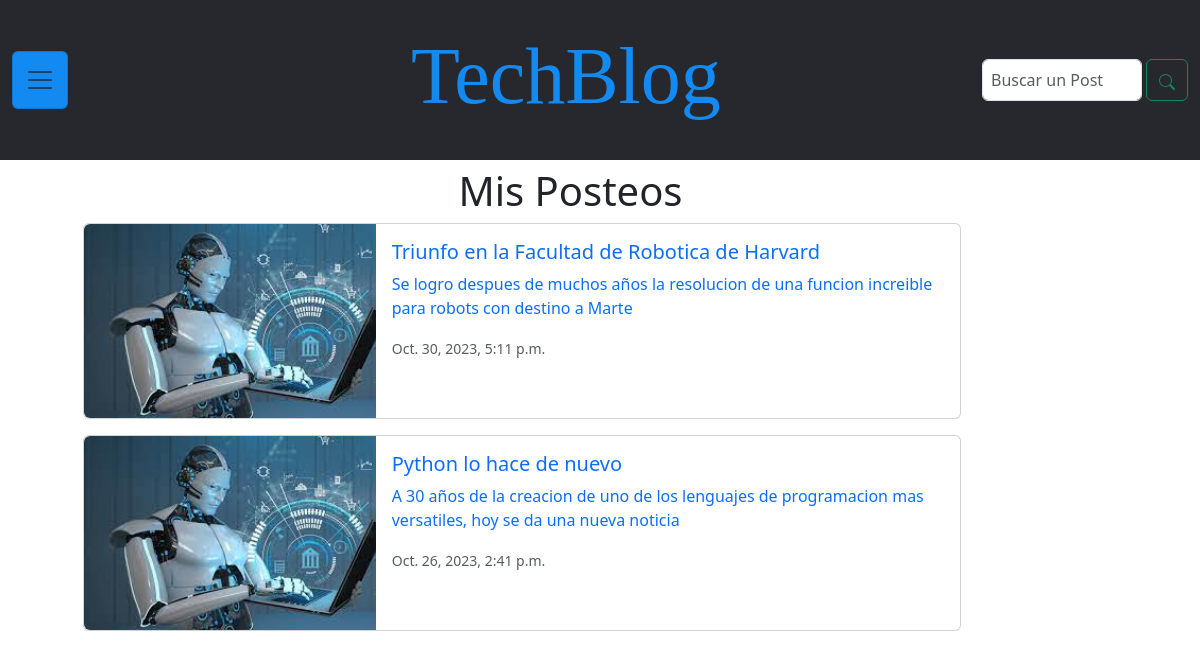
The app's page /inicio_blog/mis_posts (signed in), older data.
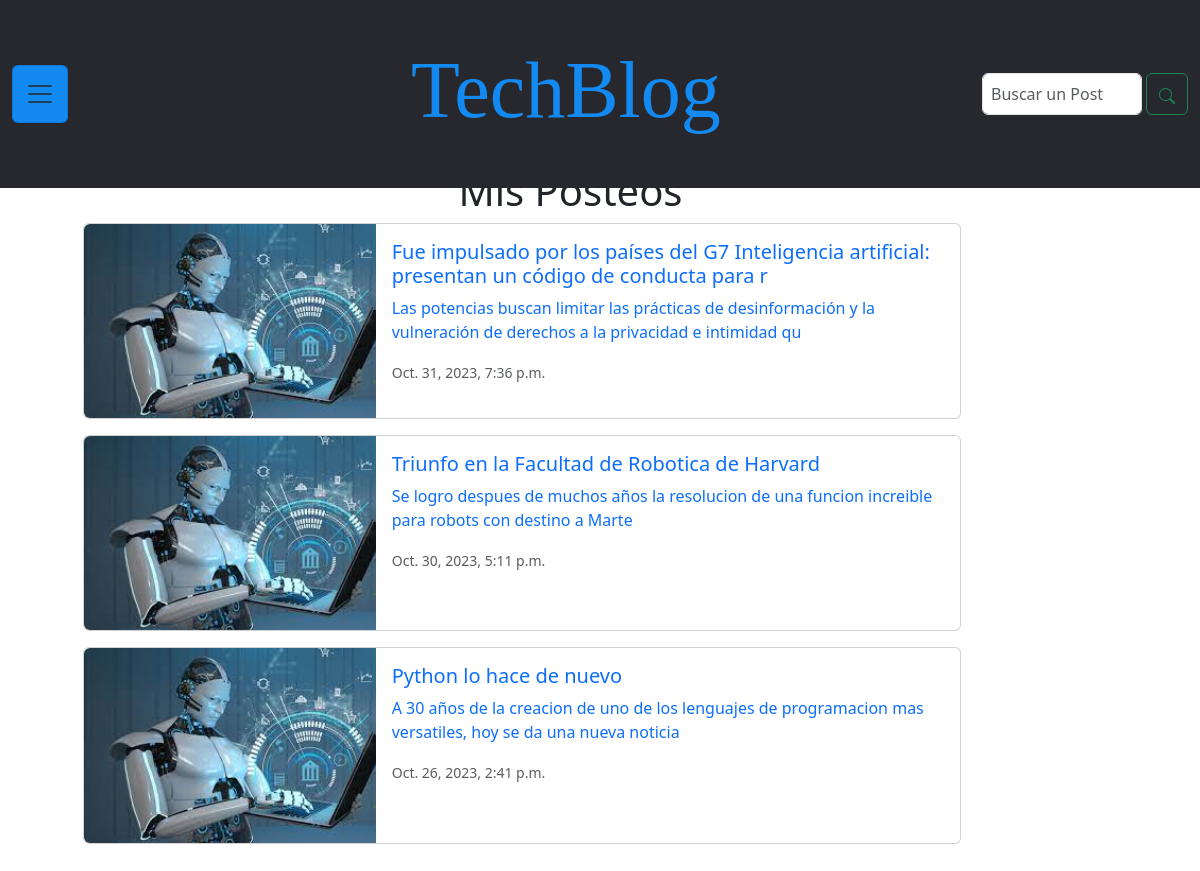
The same page, newer data.
### inicio_blog/models.py (models this page shows, shortened)
class Posteos(models.Model):
    titulo_posteo = models.CharField(max_length=100)
    descripcion_posteo = models.CharField(max_length=120)
    redaccion_posteo = models.TextField()
    autor_posteo = models.ForeignKey(User, on_delete=models.CASCADE)
    fecha_posteo = models.DateTimeField(auto_now_add=True)
    CATEGORIAS = [
        ('Programacion', 'Programación'),
        ('Robotica', 'Robótica'),
        ('Inteligencia Artificial', 'Inteligencia Artificial'),
    ]
    categoria_posteo = models.CharField(
        max_length=25,
        choices=CATEGORIAS,
        default='Programacion',
    )

### inicio_blog/views.py (the view)
# urls.py: path('inicio_blog/mis_posts', views.mis_posteos, name='mis_posteos'),
def mis_posteos(request):
    lista_posteos = Posteos.objects.all()
    posteos_del_usuario = Posteos.objects.filter(autor_posteo=request.user).order_by('-fecha_posteo')
    return render(request, 'inicio_blog/mis_posts.html', {'posteos_del_usuario': posteos_del_usuario,
                  'lista_posteos': lista_posteos})

### inicio_blog/templates/inicio_blog/mis_posts.html
{% extends "base.html" %}
{% load static %}
{% block content %}
    <main style="margin: 12% 0 5% 5%;" class="d-f justify-content-center">
        <section class="row contenedor-section p-20 col-md-11">
            <h1 class="text-center">Mis Posteos</h1>
            {% if posteos_del_usuario %}
                {% for posteo in posteos_del_usuario %}
                    <article class="conteiner-article">
                        <div class="card mb-3" style="max-width: 90%;">
                            <a href="{{ posteo.id }}">
                                <div class="row g-0">
                                    <div class="col-md-4">
                                        <img src={% static "assets/img/inicio_blog/img-tecno1.jfif" %} class="img-fluid rounded-start" alt="...">
                                    </div>
                                    <div class="col-md-8">
                                        <div class="card-body">
                                            <h5 class="card-title">{{ posteo.titulo_posteo }}</h5>
                                            <p class="card-text">{{ posteo.descripcion_posteo }}</p>
                                            <p class="card-text"><small class="text-body-secondary">{{ posteo.fecha_posteo }}</small></p>
                                        </div>
                                    </div>
                                </div>
                            </a>
                        </div>
                    </article>
                {% endfor %}
                {% else %}
                <h3>Todavia no has realizado ningun Posteo.</h3>
            {% endif %}
    </main>
{% endblock %}

### templates/base.html (shortened to what this page needs)
{% load static %}
<!DOCTYPE html>
<html lang="es">
<head>
    <link href="https://cdn.jsdelivr.net/npm/bootstrap@5.3.2/dist/css/bootstrap.min.css" rel="stylesheet">
    <link rel="stylesheet" href= {% static "css/styles.css" %}>
</head>
<body>
    <header class="header">
        <nav class="navbar sticky-top fixed-top">
            <div class="container-fluid d-f justify-content-space-beetwen">
                <button class="navbar-toggler" type="button" data-bs-toggle="offcanvas" data-bs-target="#offcanvasNavbar" aria-controls="offcanvasNavbar" aria-label="Toggle navigation">
                    <span class="navbar-toggler-icon"></span>
                </button>
                <h1 class="h1_brand_navbar"><a class="navbar-brand brand_navbar" href="#">TechBlog</a></h1>
                <form class="d-flex" role="search">
                    <input class="form-control me-1" type="search" placeholder="Buscar un Post" name="titulo_posteo" aria-label="Search">
                    <button class="btn btn-outline-success" type="submit">
                    </button>
                </form>
            </div>
        </nav>
    </header>
    {% block content %}
    {% endblock %}
</body>
</html>

### inicio_blog/static/css/styles.css (style rules this page uses)
a { text-decoration: none; font-style: inherit; }
img, picture, video, iframe { max-width: 100%; width: 100%; display: block; }
.navbar { position: fixed; height: 20%; background: #27282D; }
.navbar-toggler { background: #138af2; }
.navbar-toggler-icon { padding: .5rem; height:3rem; }
.navbar-brand { font-family: 'Times New Roman', Times, serif; font-size: 5rem; margin-left: 15%; color: #138af2; }
.form-control { width: 10rem; padding: .5rem; }
.contenedor-section { padding: 2%; }

Row changes from the older to the newer data that the page shows:
added Posteos: titulo_posteo "Fue impulsado por los países del G7 Inteligencia artificial: presentan un código de conducta para r", descripcion_posteo "Las potencias buscan limitar las prácticas de desinformación y la vulneración de derechos a la privacidad e intimidad qu", fecha_posteo "Oct. 31, 2023, 7:36 p.m."
